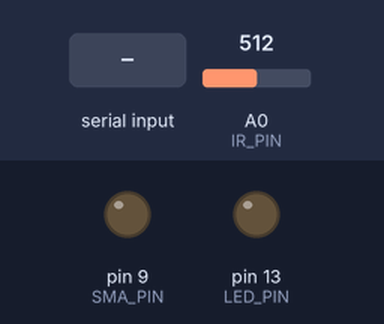
Bench run of a sketch on a simulated Arduino Uno, built with avr-gcc and run on an emulated ATmega328P. On the bench: output pins drawn as LEDs (lit = HIGH). Inputs (shaded band) come from the test bench; at power-on: A0 (IR_PIN) = 512. What the sketch prints to the serial monitor is not drawn.

Above: at 1.2 s.
1.3 s: "90,45\n" received over Serial
2.8 s: "30,150\n" received over Serial
At 3.8 s:
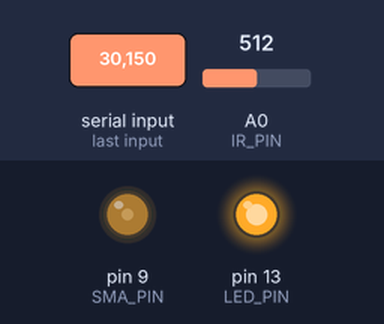
Timing chart, 0 to 11.8 s (numbered marks = the images above; inputs shaded):
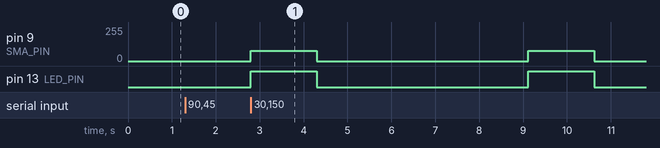

The sketch:

serial_ir_sma.ino
```cpp
//#include <Servo.h>
//Global variables
#define SMA_PIN   9     //Pin # for SMA PWM on P2
#define LED_PIN   13    //Pin # for on-board Teensy LED
#define IR_PIN A0
#define TIME_ON   1.5   //In Seconds (Less than 2s)
#define TIME_OFF_CO  0.16    //In Seconds (At least 30s)

// グローバル変数の宣言
char input[4];  // 文字列格納用
int i = 0;      // 文字数のカウンタ
int val = 0;    // 受信した数値
int deg = 0;    // サーボの角度
int wait_count = 50;
int wait_cool = 0;
int rcv_flg = 0;
int ir_val = 0;
int distance = 0;

void setup() {
  // Declarations for Sensor and Actuator Pins
  pinMode(SMA_PIN, OUTPUT);
  pinMode(LED_PIN, OUTPUT); // On-Board Indicator LED
  pinMode(IR_PIN, INPUT);

  //Intialize Serial Communication
  Serial.begin(19200);
}

// シリアル通信で受信したデータを数値に変換
int serialNumVal() {
  // データ受信した場合の処理
  if (Serial.available()) {
    input[i] = Serial.read();
    // 文字数が3以上 or 末尾文字がある場合の処理
    if (i > 2 || input[i] == '\0') {
      val = atoi(input);    // 文字列を数値に変換
      Serial.println(input[i]);
      Serial.println(val);
      i = 0;      // カウンタの初期化
      return val;
    }
    else {
      i++;
      return 0;
    }
  }
}

// int型のデータを送信する関数
void sendIntData(int value) {
  Serial.write('H'); // ヘッダの送信
  Serial.write(highByte(value)); // 上位バイトの送信
  Serial.write(lowByte(value)); // 下位バイトの送信
}

unsigned long start_time;
unsigned long now_time;


// メインループ
void loop() {
  if(rcv_flg == 1){
  	deg = serialNumVal();
    if(deg>0 && deg<100){
      sendIntData(deg);
  	  rcv_flg = 2;//stop to receive pwm
      sendIntData(rcv_flg);
    }
  }else if(rcv_flg == 0){
	  wait_count++;
    now_time = millis();
    //sendIntData(5);
    //check possibility to get pwm
    if((now_time - start_time) > wait_cool){
    //if(wait_count>wait_cool){
      wait_count=0;
      rcv_flg = 1;//lets receive pwm val!
      sendIntData(rcv_flg);

      wait_cool=0;
    }
    ir_val = 0;
    for (i=0 ; i < 100 ; i++) {
      ir_val  = ir_val + analogRead(IR_PIN) ;   // 指定のアナログピン(0番端子)から読取ります
    }
    ir_val = ir_val/100.0;
    distance = 6762/(ir_val-9)-4;
    //sendIntData(distance);
  }else if(rcv_flg == 2){
    analogWrite(SMA_PIN, map(deg, 0, 100, 0, 255));
    digitalWrite(LED_PIN, HIGH);
    delay(TIME_ON * 1000); // SMA ON time (ms)
    analogWrite(SMA_PIN, 0);
    digitalWrite(LED_PIN, LOW);
	  wait_cool = (deg * TIME_OFF_CO) * 1000;
    //sendIntData(wait_cool);
    //delay(TIME_OFF_CO * 1000 * deg); // SMA Cool time (ms)
    start_time = millis();
	  rcv_flg = 0;
    deg = -1;
    sendIntData(rcv_flg);
  }
}
```

Measured:
- after the input at 1.3 s, every drawn part: stays the same
- after the input at 2.8 s, pin 9 (SMA_PIN): alternates 76/255 for 1.5 s and 0/255 for 4.8 s, starting at once; pin 13 (LED_PIN): alternates HIGH for 1.5 s and LOW for 4.8 s, starting at once
